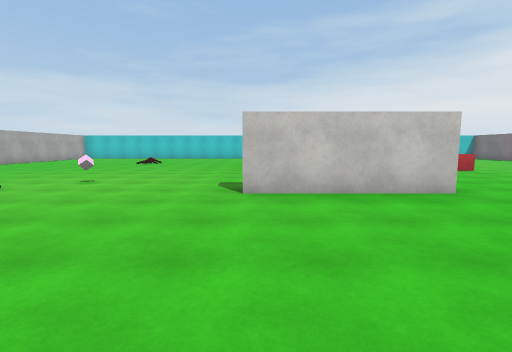
view 1 (above)

19 first-person views from a walk through a 3-D level made in the Unity game engine. The camera is 1.5 m above the floor, tilts 6° down and sees 85° across. The floor is counted in squares, 2 m on a side. Each view is taken from the middle of a square. On the plan, view 1 faces up. The plan holds only what a view shows up to about 10 squares ahead; the rest is blank. The player character is not drawn. Some surface patterns are stand-ins.

view 2
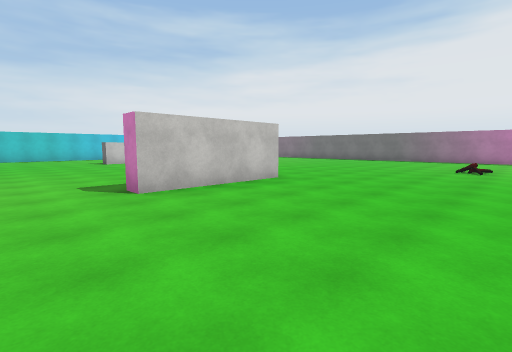

view 3
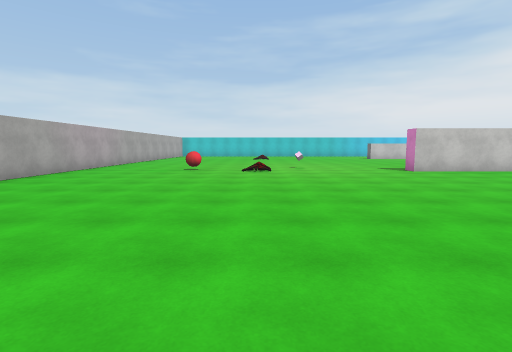

view 4
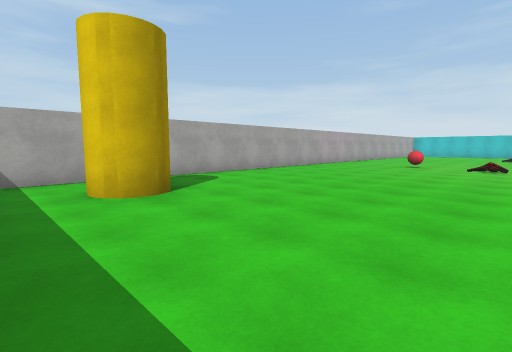

view 5
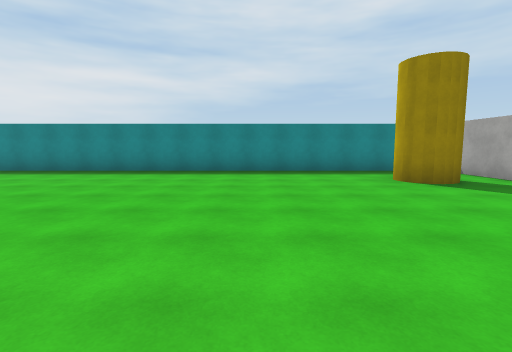

view 6
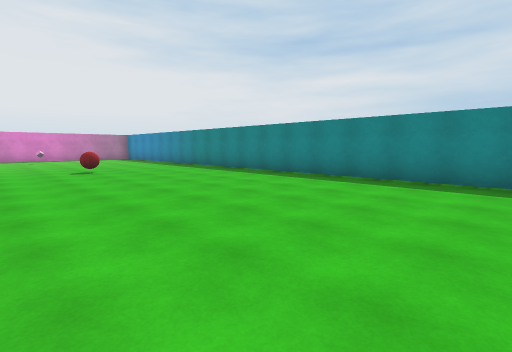

view 7
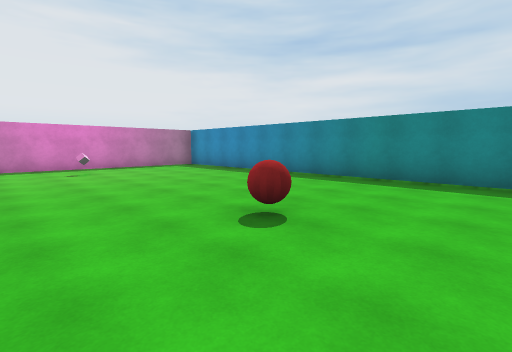

view 8
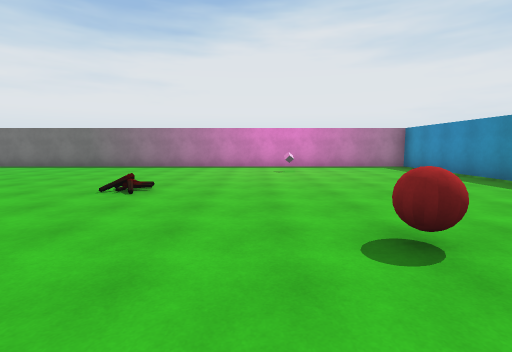

view 9
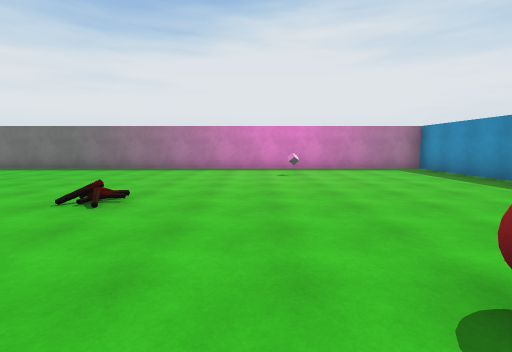

view 10
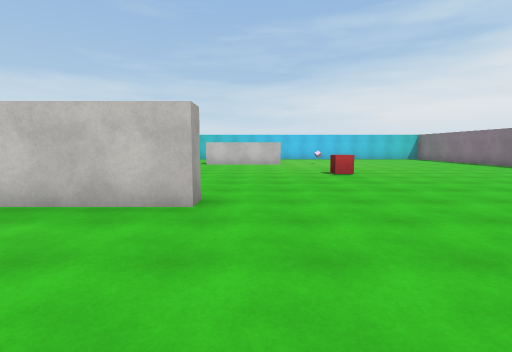

view 11
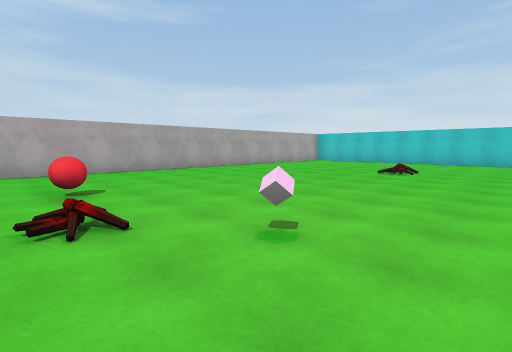

view 12
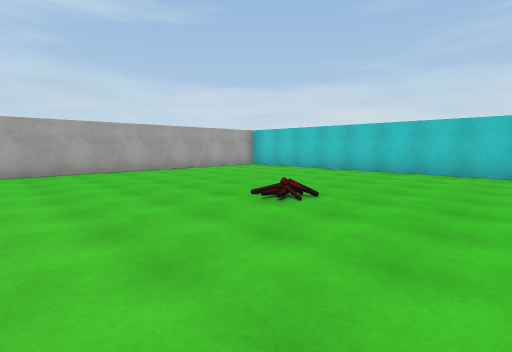

view 13
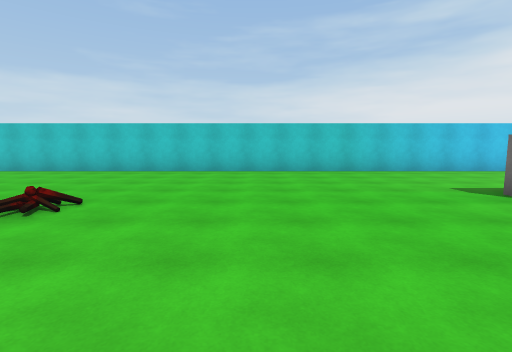

view 14
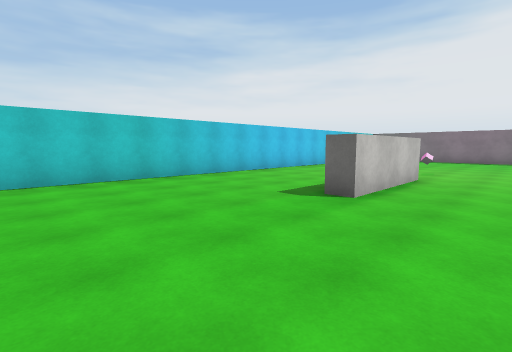

view 15
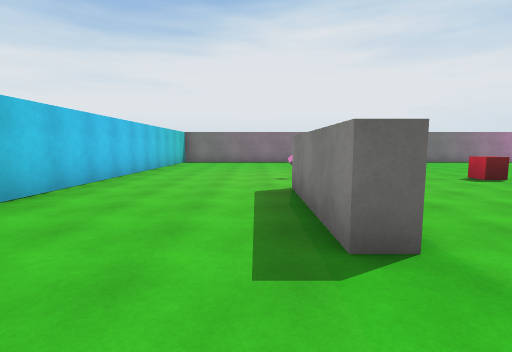

view 16
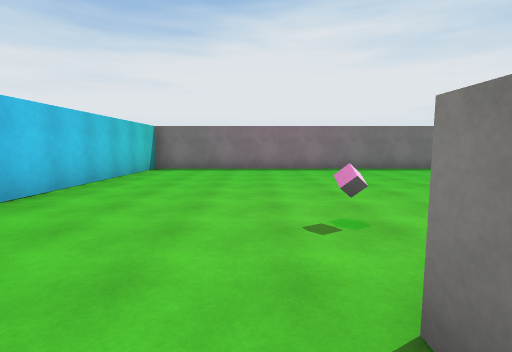

view 17
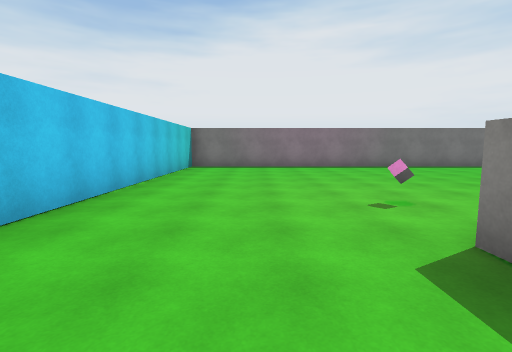

view 18
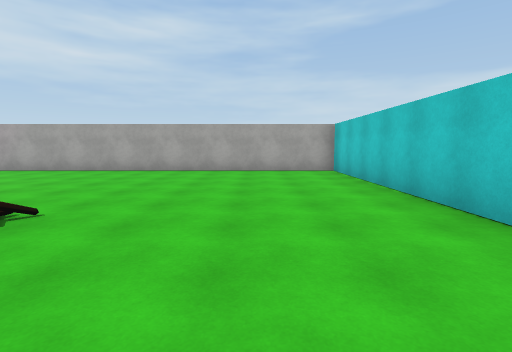

view 19
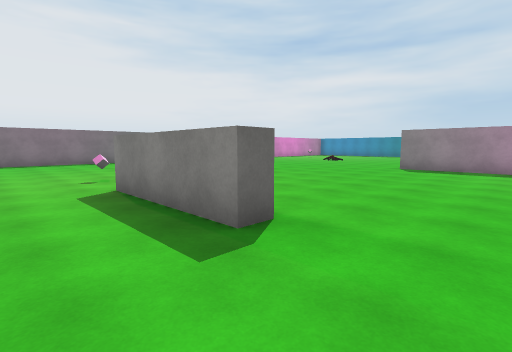

### Floor plan
Points are (right, up) in squares from view 1. A wall is a line through its corners. A room is listed if a view was taken in it or the views show most of it. See-through windows are left out.
Room 1 (views 1, 2, 3, 4, 5, 6, 7, 8, 9, 10, 11, 12, 13, 14, 15, 16, 17, 18, 19)
walls: (0.4, 4.9) (3.2, 4.9) (3.2, 4.4) (-0.2, 4.4) (-0.2, 5); (5.1, 12.8) (1.9, 12.8) (1.9, 13.3) (5.1, 13.3); (-10.6, -4) (-10.6, -5.8); (-9.2, -6.5) (13.5, -6.5) (13.5, 17.4) (-10.6, 17.4) (-10.6, -2.5)
low walls: (-4.5, 4.9) (-4.7, 4.7) (-5, 4.6)
objects: other object (-7, 5); other object (-5, 12); other object (-4, 6); other object (5, -2); other object (6, 9); other object (7, 13); other object (11, -2)

Positions as (right, up) in squares from view 1, and headings:
1: (0, 0), facing up
2: (-2, 0), facing up-right
3: (-5, -4), facing up
4: (-4, -6), facing up-left
5: (-5, 2), facing down
6: (-4, 0), facing down-right
7: (3, 0), facing down-right
8: (3, -1), facing right
9: (4, -1), facing right
10: (4, 1), facing up
11: (-2, 4), facing up-left
12: (-2, 9), facing up-left
13: (-2, 9), facing up
14: (-2, 11), facing up-right
15: (0, 14), facing right
16: (4, 14), facing right
17: (3, 15), facing right
18: (-2, 15), facing left
19: (0, 15), facing down-right
